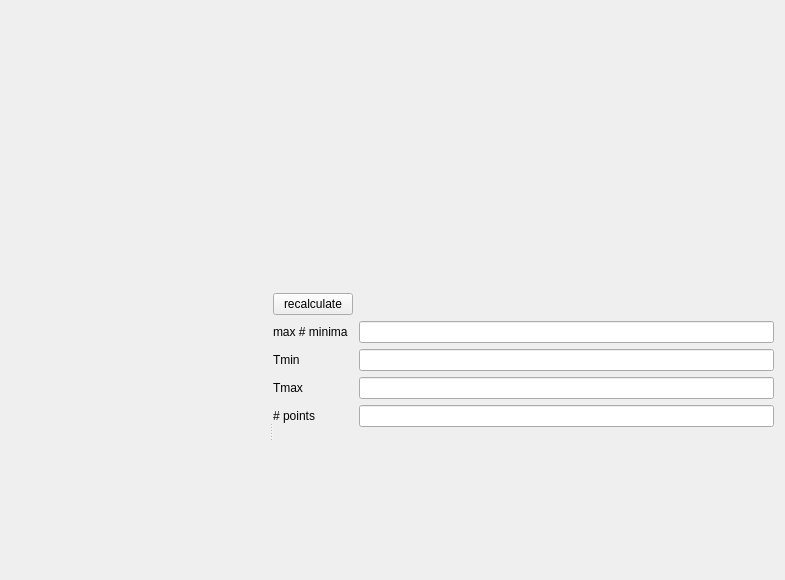
<?xml version="1.0" encoding="UTF-8"?>
<ui version="4.0">
 <class>Form</class>
 <widget class="QWidget" name="Form">
  <property name="geometry">
   <rect>
    <x>0</x>
    <y>0</y>
    <width>785</width>
    <height>580</height>
   </rect>
  </property>
  <property name="sizePolicy">
   <sizepolicy hsizetype="Preferred" vsizetype="Preferred">
    <horstretch>0</horstretch>
    <verstretch>0</verstretch>
   </sizepolicy>
  </property>
  <property name="windowTitle">
   <string>Form</string>
  </property>
  <layout class="QVBoxLayout" name="verticalLayout">
   <item>
    <widget class="QLabel" name="label_status">
     <property name="text">
      <string/>
     </property>
    </widget>
   </item>
   <item>
    <widget class="QSplitter" name="splitter">
     <property name="orientation">
      <enum>Qt::Horizontal</enum>
     </property>
     <widget class="MPLWidgetWithToolbar" name="mplwidget" native="true">
      <property name="sizePolicy">
       <sizepolicy hsizetype="Preferred" vsizetype="Preferred">
        <horstretch>0</horstretch>
        <verstretch>0</verstretch>
       </sizepolicy>
      </property>
     </widget>
     <widget class="QWidget" name="">
      <layout class="QFormLayout" name="formLayout">
       <property name="fieldGrowthPolicy">
        <enum>QFormLayout::AllNonFixedFieldsGrow</enum>
       </property>
       <item row="1" column="0">
        <widget class="QPushButton" name="btn_recalculate">
         <property name="text">
          <string>recalculate</string>
         </property>
        </widget>
       </item>
       <item row="2" column="0">
        <widget class="QLabel" name="label">
         <property name="text">
          <string>max # minima</string>
         </property>
        </widget>
       </item>
       <item row="2" column="1">
        <widget class="QLineEdit" name="lineEdit_nmin_max"/>
       </item>
       <item row="3" column="0">
        <widget class="QLabel" name="label_2">
         <property name="text">
          <string>Tmin</string>
         </property>
        </widget>
       </item>
       <item row="4" column="0">
        <widget class="QLabel" name="label_3">
         <property name="text">
          <string>Tmax</string>
         </property>
        </widget>
       </item>
       <item row="5" column="0">
        <widget class="QLabel" name="label_4">
         <property name="text">
          <string># points</string>
         </property>
        </widget>
       </item>
       <item row="3" column="1">
        <widget class="QLineEdit" name="lineEdit_Tmin"/>
       </item>
       <item row="4" column="1">
        <widget class="QLineEdit" name="lineEdit_Tmax"/>
       </item>
       <item row="5" column="1">
        <widget class="QLineEdit" name="lineEdit_nT"/>
       </item>
      </layout>
     </widget>
    </widget>
   </item>
  </layout>
 </widget>
 <customwidgets>
  <customwidget>
   <class>MPLWidgetWithToolbar</class>
   <extends>QWidget</extends>
   <header>pele.gui.ui.mplwidget.h</header>
   <container>1</container>
  </customwidget>
 </customwidgets>
 <resources/>
 <connections/>
</ui>
